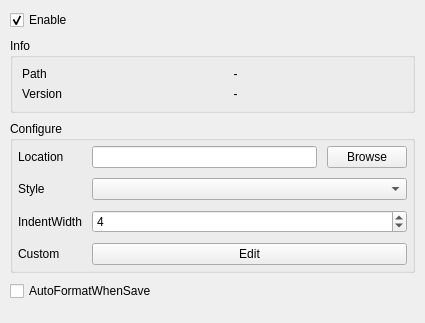
<?xml version="1.0" encoding="UTF-8"?>
<ui version="4.0">
 <class>ClangFormatSetDialog</class>
 <widget class="QWidget" name="ClangFormatSetDialog">
  <property name="geometry">
   <rect>
    <x>0</x>
    <y>0</y>
    <width>425</width>
    <height>323</height>
   </rect>
  </property>
  <property name="windowTitle">
   <string notr="true"/>
  </property>
  <layout class="QVBoxLayout" name="verticalLayout">
   <property name="spacing">
    <number>8</number>
   </property>
   <property name="leftMargin">
    <number>10</number>
   </property>
   <property name="topMargin">
    <number>10</number>
   </property>
   <property name="rightMargin">
    <number>10</number>
   </property>
   <property name="bottomMargin">
    <number>10</number>
   </property>
   <item>
    <widget class="QCheckBox" name="cbEnabled">
     <property name="text">
      <string>Enable</string>
     </property>
     <property name="checked">
      <bool>true</bool>
     </property>
    </widget>
   </item>
   <item>
    <widget class="QGroupBox" name="gbInfo">
     <property name="title">
      <string>Info</string>
     </property>
     <layout class="QFormLayout" name="formLayout_2">
      <item row="0" column="0">
       <widget class="QLabel" name="label_4">
        <property name="text">
         <string>Path</string>
        </property>
       </widget>
      </item>
      <item row="0" column="1">
       <widget class="QLabel" name="lblClangPath">
        <property name="text">
         <string notr="true">-</string>
        </property>
        <property name="alignment">
         <set>Qt::AlignCenter</set>
        </property>
       </widget>
      </item>
      <item row="1" column="0">
       <widget class="QLabel" name="label_6">
        <property name="text">
         <string>Version</string>
        </property>
       </widget>
      </item>
      <item row="1" column="1">
       <widget class="QLabel" name="lblClangVersion">
        <property name="text">
         <string notr="true">-</string>
        </property>
        <property name="alignment">
         <set>Qt::AlignCenter</set>
        </property>
       </widget>
      </item>
     </layout>
    </widget>
   </item>
   <item>
    <widget class="QGroupBox" name="groupBox">
     <property name="title">
      <string>Configure</string>
     </property>
     <layout class="QFormLayout" name="formLayout">
      <property name="horizontalSpacing">
       <number>10</number>
      </property>
      <property name="verticalSpacing">
       <number>10</number>
      </property>
      <property name="leftMargin">
       <number>5</number>
      </property>
      <property name="topMargin">
       <number>5</number>
      </property>
      <property name="rightMargin">
       <number>5</number>
      </property>
      <property name="bottomMargin">
       <number>5</number>
      </property>
      <item row="0" column="0">
       <widget class="QLabel" name="label">
        <property name="text">
         <string>Location</string>
        </property>
       </widget>
      </item>
      <item row="0" column="1">
       <layout class="QHBoxLayout" name="horizontalLayout">
        <item>
         <widget class="QLineEdit" name="leLocation"/>
        </item>
        <item>
         <widget class="QPushButton" name="btnBrowse">
          <property name="text">
           <string>Browse</string>
          </property>
         </widget>
        </item>
       </layout>
      </item>
      <item row="1" column="0">
       <widget class="QLabel" name="label_2">
        <property name="text">
         <string>Style</string>
        </property>
       </widget>
      </item>
      <item row="1" column="1">
       <widget class="QComboBox" name="cbStyle"/>
      </item>
      <item row="3" column="0">
       <widget class="QLabel" name="label_3">
        <property name="text">
         <string>Custom</string>
        </property>
       </widget>
      </item>
      <item row="3" column="1">
       <widget class="QPushButton" name="btnStyleCustom">
        <property name="text">
         <string>Edit</string>
        </property>
       </widget>
      </item>
      <item row="2" column="0">
       <widget class="QLabel" name="label_5">
        <property name="text">
         <string>IndentWidth</string>
        </property>
       </widget>
      </item>
      <item row="2" column="1">
       <widget class="QSpinBox" name="sbIndent">
        <property name="minimum">
         <number>2</number>
        </property>
        <property name="singleStep">
         <number>16</number>
        </property>
        <property name="value">
         <number>4</number>
        </property>
       </widget>
      </item>
     </layout>
    </widget>
   </item>
   <item>
    <widget class="QCheckBox" name="cbAutoFmt">
     <property name="text">
      <string>AutoFormatWhenSave</string>
     </property>
    </widget>
   </item>
   <item>
    <spacer name="verticalSpacer">
     <property name="orientation">
      <enum>Qt::Vertical</enum>
     </property>
     <property name="sizeHint" stdset="0">
      <size>
       <width>20</width>
       <height>40</height>
      </size>
     </property>
    </spacer>
   </item>
  </layout>
 </widget>
 <resources/>
 <connections/>
</ui>
